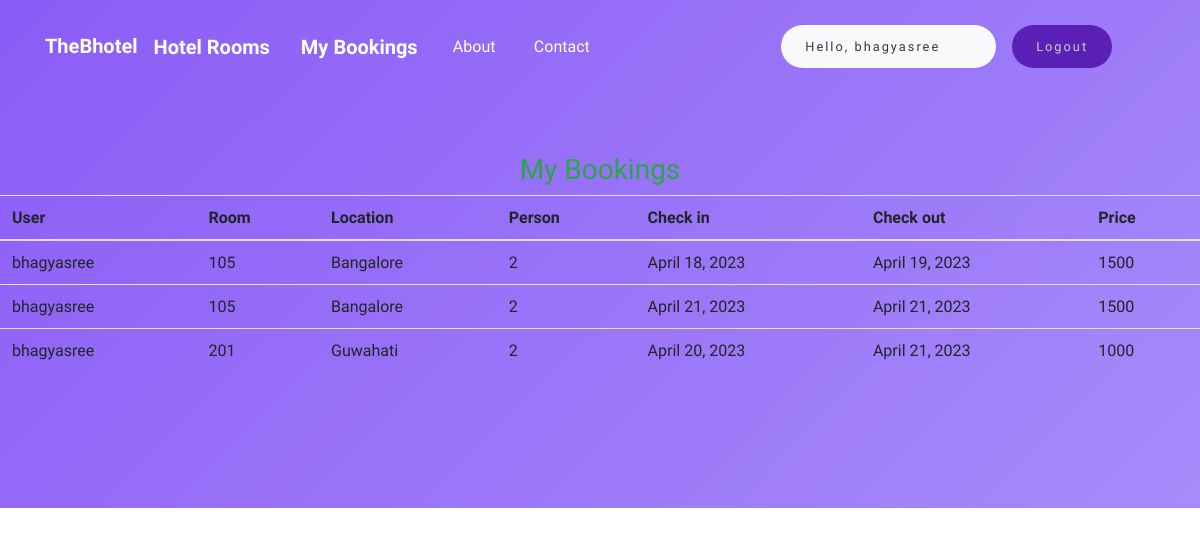
/user/bookings (signed in), run on the app's committed database.
### store/models.py (models this page shows, shortened)
class Reservation(models.Model):
    check_in = models.DateField(auto_now =False)
    check_out = models.DateField()
    room = models.ForeignKey(Rooms, on_delete = models.CASCADE)
    guest = models.ForeignKey(User, on_delete= models.CASCADE)
    booking_id = models.CharField(max_length=100,default="null")

class Rooms(models.Model):
    ROOM_STATUS = (
    ("1", "available"),
    ("2", "not available"),
    )
    ROOM_TYPE = (
    ("1", "premium"),
    ("2", "deluxe"),
    ("3","basic"),
    )
    room_type = models.CharField(max_length=50,choices = ROOM_TYPE)
    capacity = models.IntegerField()
    price = models.IntegerField()
    size = models.IntegerField()
    hotel = models.ForeignKey(Hotels, on_delete = models.CASCADE)
    status = models.CharField(choices =ROOM_STATUS,max_length = 15)
    roomnumber = models.IntegerField()

class Hotels(models.Model):
    name = models.CharField(max_length=30,default="BHagya")
    owner = models.CharField(max_length=20)
    location = models.CharField(max_length=50)
    state = models.CharField(max_length=50,default="Assam")
    country = models.CharField(max_length=50,default="india")

### store/views.py (the view)
# urls.py: path('user/bookings', views.user_bookings,name="dashboard"),
@login_required(login_url='/user')
def user_bookings(request):
    if request.user.is_authenticated == False:
        return redirect('userloginpage')
    user = User.objects.all().get(id=request.user.id)
    print(f"request user id ={request.user.id}")
    bookings = Reservation.objects.all().filter(guest=user)
    if not bookings:
        messages.warning(request,"No Bookings Found")
    return HttpResponse(render(request,'user/mybookings.html',{'bookings':bookings}))

### store/templates/user/mybookings.html
{% extends 'basic.html' %} {% block title %}Dashboard {% endblock title %} {% block body %}
{% load app_tags %}
<h3 class="text-center  text-success">My Bookings </h3>
<table class="table">
    <thead>
        <th>User</th>
        <th>Room</th>
        <th>Location</th>
        <th>Person</th>
        <th>Check in</th>
        <th>Check out</th>
        <th>Price</th>
    </thead>
    {% for each_booking in bookings %}
    <tr>
        <td>{{each_booking.guest.username}}</td>
        <td>{{each_booking.room.roomnumber}}</td>
        <td>{{each_booking.room.hotel.location}}</td>
        <td>{{each_booking.room.capacity}}</td>
        <td>{{each_booking.check_in}}</td>
        <td>{{each_booking.check_out}}</td>
        <td>{{each_booking.room.price}}</td>
    </tr>
    {% endfor %}
</table>
{% endblock body %}

### store/templates/basic.html (shortened to what this page needs)
{% load static %}
<html lang="en">
<head>
    <link rel="stylesheet" href="https://cdnjs.cloudflare.com/ajax/libs/twitter-bootstrap/4.1.3/css/bootstrap.min.css">
    <link rel="stylesheet" href="https://cdnjs.cloudflare.com/ajax/libs/font-awesome/4.7.0/css/font-awesome.min.css">
    <link rel="stylesheet" type = "text/css" href="{% static 'css/style1.css' %}">
</head>
<body >
    <div>
        <div class="header-blue">
            <nav class="navbar navbar-dark navbar-expand-md navigation-clean-search">
                <div class="container">
                    <a class="navbar-brand" href="/">TheBhotel</a>
                    <div class="collapse navbar-collapse"
                        id="navcol-1">
                        <a class="navbar-brand" href="#">Hotel Rooms</a>
                          </div>
                          <div class="container">
                                <div class="collapse navbar-collapse " id="navbarSupportedContent">
                                    <ul class="navbar-nav mr-auto ">
                                        {% if user.is_staff %}
                                        <li class="nav-item active">
                                            <a class="navbar-brand" href="/staff/panel">Dashboard </a>
                                        </li>
                                        {% elif user.is_staff == False and user.is_authenticated %}
                                        <li class="nav-item active">
                                                <a class="navbar-brand" href="/user/bookings">My Bookings </a>
                                            </li>
                                        {% endif %}
                                        <li class="nav-item active">
                                            <a class="nav-link text-bold" href="/about">About</a>
                                        </li>
                                        <li class="nav-item active">
                                            <a class="nav-link text-bold" href="/contact">Contact </a>
                                        </li>
                                    </ul>
                                    {% if user.is_authenticated %}
                                          <button class="btn btn-group bg-light text-dark" data-toggle="modal" data-target="#forlogin">
                                           Hello, {{request.user}}
                                           <a href="/logout" class="nav-link">
                                        <button class="btn btn-group " data-toggle="modal" data-target="#forlogin">
                                            Logout
                                        </button></a>&nbsp; &nbsp;
                                        </button>
                                    {% endif %}
                                </div>
                            </nav>
    <div class="container hero">
  <div class="row">
      <div class="col-12 col-lg-6 col-xl-5 offset-xl-1">
</div>
</div>
    </div>
    {% block body %}
    {% endblock body %}
</body>
</html>

### store/static/css/style1.css (style rules this page uses)
.header-blue { background:linear-gradient(135deg,#8B5CF6, #A78BFA); background-color:#184e8e; padding-bottom:80px; font-family:'Source Sans Pro', sans-serif; }
@media (min-width:768px) { .header-blue { padding-bottom:120px; } }
.header-blue .navbar { background:transparent; padding-top:.75rem; padding-bottom:.75rem; color:#fff; border-radius:0; box-shadow:none; border:none; }
@media (min-width:768px) { .header-blue .navbar { padding-top:1rem; padding-bottom:1rem; } }
.header-blue .navbar .navbar-brand { font-weight:bold; color:inherit; }
.header-blue .navbar .navbar-collapse { border-top:1px solid rgba(255,255,255,0.3); margin-top:.5rem; }
@media (min-width:768px) { .header-blue .navbar .navbar-collapse { border-color:transparent; margin:0; } }
@media (min-width: 768px) { .header-blue .navbar-nav .nav-link { padding-left:.7rem; padding-right:.7rem; } }
@media (min-width: 992px) { .header-blue .navbar-nav .nav-link { padding-left:1.2rem; padding-right:1.2rem; } }
.header-blue .hero { margin-top:20px; text-align:center; }
@media (min-width:768px) { .header-blue .hero { margin-top:60px; text-align:left; } }
.btn { background-color: #5B21B6; color:#ccc; border: none; padding: 12px 24px; border-radius: 24px; font-size: 12px; font-size: 0.8rem; letter-spacing: 2px; cursor: pointer; }

### store/templates/basic.html (style rules this page uses)
a { text-decoration: none; }

### data on the page
Reservation: guest.username "bhagyasree", room.roomnumber "105", room.hotel.location "Bangalore", room.capacity "2", check_in "April 18, 2023", check_out "April 19, 2023", room.price "1500"
Reservation: guest.username "bhagyasree", room.roomnumber "105", room.hotel.location "Bangalore", room.capacity "2", check_in "April 21, 2023", check_out "April 21, 2023", room.price "1500"
Reservation: guest.username "bhagyasree", room.roomnumber "201", room.hotel.location "Guwahati", room.capacity "2", check_in "April 20, 2023", check_out "April 21, 2023", room.price "1000"

### other printed values
{{ request.user }} "bhagyasree"
